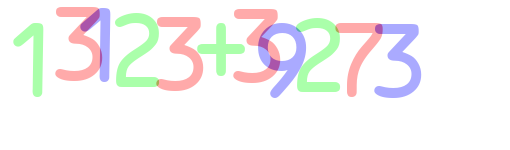
#> input picture 0712img/0712Image/images/d2.png, 510 x 150 px
$ python test.py
#> lines starting #> are read from the running program, lines starting #| are printed output that depends on the picture; after the words box and inside, x2 and y2 are one past the last pixel; in counts of white or black regions, pixels touching at a corner belong together
#> further down, img is the input picture: shape (150, 510, 3); mean B, G, R 243.5, 244.2, 245.3
### 0712img/0712Image/utils.py
'''
    가지고온 이미지들을 cv2
    cv2.imread 하게되면..numpy 배열로....
    numpy 나온걸 이웃알고리즘....
    cv2.imread predict 하게되면... 어떤...
'''
import numpy as np

import cv2
GREEN = 0
BLUE = 1
RED = 2

def resized20(img):
    resized = cv2.resize(img,(20,20))
    return resized.reshape(-1,400).astype(np.float32)

def getcolors(img, color):
    other_1 = (color + 1) % 3
    other_2 = (color + 2) % 3
    # 불리언 인덱싱
    indexes = img[:, :, other_1] == 255
    img[indexes] = [0, 0, 0]
    # cv2.imshow('image', img)
    # cv2.waitKey(0)
    indexes = img[:, :, other_2] == 255
    img[indexes] = [0, 0, 0]
    # cv2.imshow('image', img)
    # cv2.waitKey(0)
    indexes = img[:, :, color] < 170
    img[indexes] = [0, 0, 0]
    # cv2.imshow('image', img)
    # cv2.waitKey(0)
    indexes = img[:, :, color] != 0
    img[indexes] = [255, 255, 255]
    # cv2.imshow('image', img)
    # cv2.waitKey(0)
    return img

def extract_chars(img):
    chars = []
    colors = [BLUE,GREEN,RED]
    for color in colors:
        imgs = getcolors(img.copy(),color)
        gray_imgs = cv2.cvtColor(imgs,cv2.COLOR_BGR2GRAY)   #흑백처리
        ret, thre_imgs = cv2.threshold(gray_imgs,127,255,cv2.THRESH_BINARY) #쓰레스홀드.. 한계점.. 127이상 255 127미만 0처리
        # 외곽선을 찾아라
        contours, _ = cv2.findContours(thre_imgs,cv2.RETR_EXTERNAL,cv2.CHAIN_APPROX_SIMPLE)

        for contour in contours:
            #cv2.drawContours(gray_imgs, contour,0,(0,0,255),2)
            # cv2.imshow('text',gray_imgs)
            # cv2.waitKey(0)
            area = cv2.contourArea(contour)
            #cv2.contourArea() 외곽선이 감싸는 영역의 면적을 반환합니다.
            # print('area',area)
            if area > 50:
                x,y,width,height = cv2.boundingRect(contour)
                roi = gray_imgs[y:y+height, x:x+width]
                chars.append((x,roi))
#> this loop made 3 passes
#> pass 1, in getcolors, `indexes = img[:, :, other_1] == 255`:
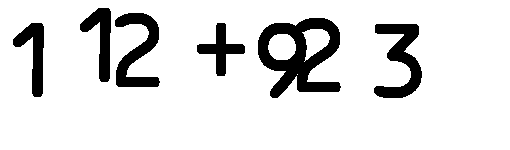
#> indexes: shape (150, 510) bool; 87.6% white; 6 black regions, box (x1, y1, x2, y2) and area: (258, 18, 341, 98) 3282, (374, 24, 422, 98) 1665, (115, 13, 160, 87) 1560, (80, 8, 111, 82) 1044, (13, 23, 44, 97) 1044, (197, 23, 245, 76) 894
#> pass 1, in getcolors, `indexes = img[:, :, other_2] == 255`:
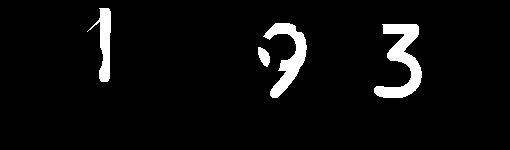
#> indexes: shape (150, 510) bool; 4.9% white; 4 white regions, box (x1, y1, x2, y2) and area: (374, 24, 422, 98) 1589, (263, 23, 307, 98) 1253, (87, 8, 111, 82) 751, (258, 47, 270, 67) 160
#> pass 1, in getcolors, `indexes = img[:, :, color] < 170`:
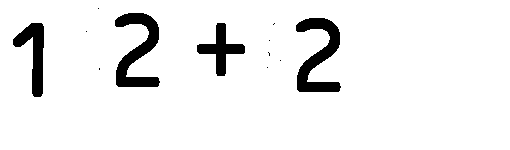
#> indexes: shape (150, 510) bool; 93.4% white; 12 black regions (8 under 20 px), largest, box (x1, y1, x2, y2) and area: (115, 13, 160, 87) 1560, (296, 18, 341, 92) 1560, (13, 23, 44, 97) 1044, (197, 23, 245, 76) 894
#> after the loop:
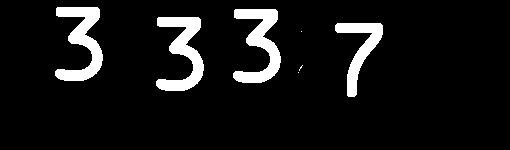
#> gray_imgs: shape (150, 510); 8.1% white; 7 white regions (3 under 20 px), largest, box (x1, y1, x2, y2) and area: (55, 7, 103, 81) 1665, (233, 9, 281, 83) 1665, (156, 17, 204, 91) 1665, (335, 23, 383, 97) 1227
#> after the loop, chars = 11 items
                # cv2.imshow('roi',roi)
                # cv2.waitKey(0)

    chars = sorted(chars, key = lambda char:char[0])
    return chars

### 0712img/0712Image/test.py
import utils
import cv2

img = cv2.imread('images/d2.png', cv2.IMREAD_COLOR)
utils.extract_chars(img)
print(img.shape)
#| (150, 510, 3)
print(img.size)
#| 229500
print(img[10,32])
#| [255 255 255]

$ run again, with 0712img/0712Image/images/d3.png copied over 0712img/0712Image/images/d2.png
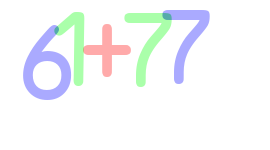
#> input picture 0712img/0712Image/images/d3.png, 270 x 150 px
#> img is the input picture: shape (150, 270, 3); mean B, G, R 248.8, 247.5, 245
#> the loop in extract_chars, `for color in colors:` made 3 passes
#> pass 1, in getcolors, `indexes = img[:, :, color] < 170`:
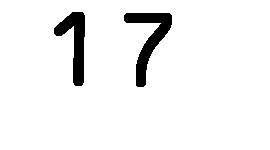
#> indexes: shape (150, 270) bool; 94.4% white; 2 black regions, box (x1, y1, x2, y2) and area: (124, 13, 172, 87) 1227, (54, 12, 85, 86) 1044
#> after the loop in extract_chars, `for color in colors:`:
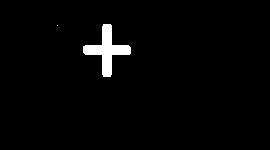
#> gray_imgs: shape (150, 270); 2.2% white; 2 white regions (1 under 20 px), largest, box (x1, y1, x2, y2) and area: (83, 24, 131, 77) 894
#> after the loop in extract_chars, `for color in colors:`: chars = 5 items
#| (150, 270, 3)
#| 121500
#| [255 255 255]
